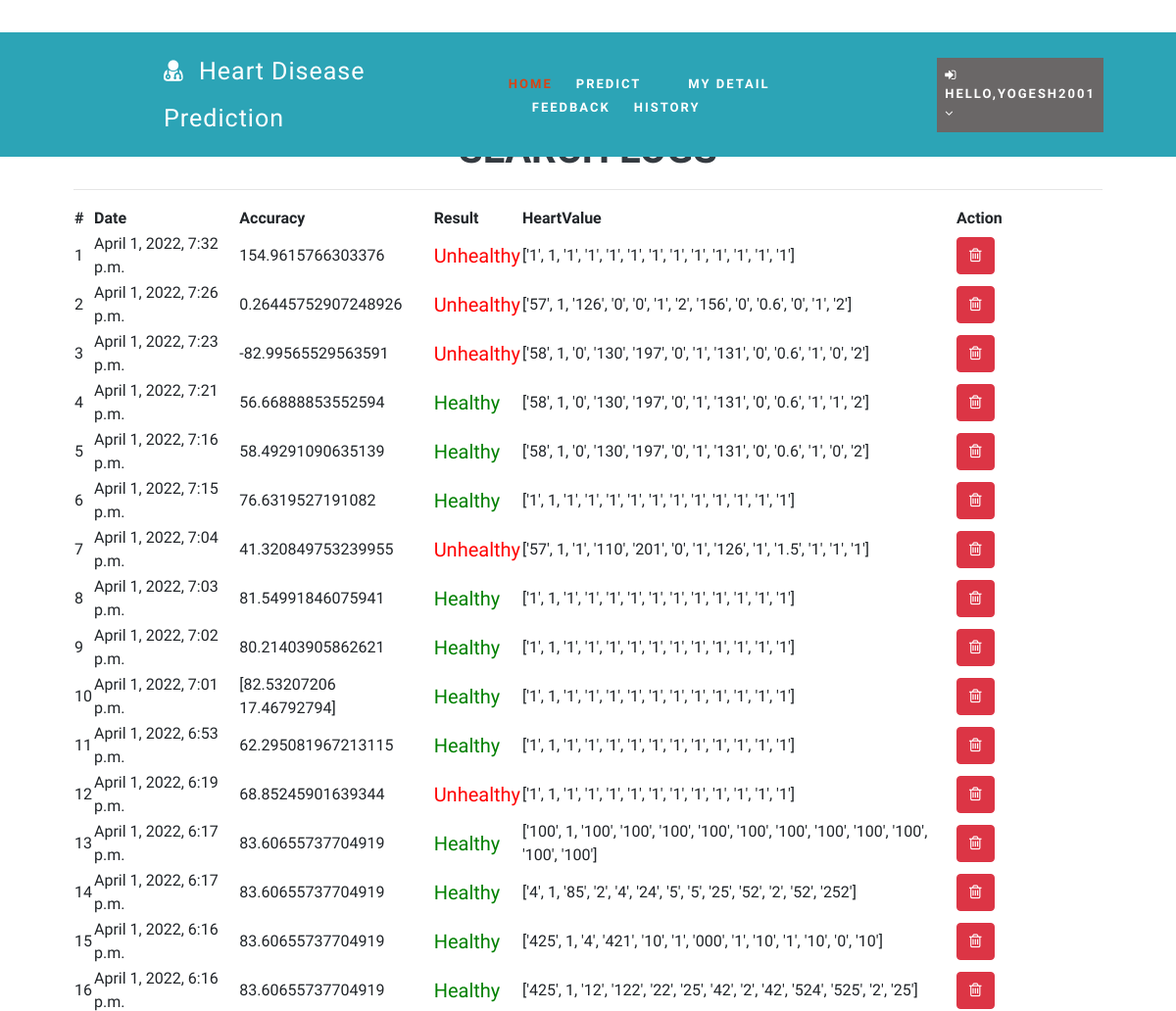
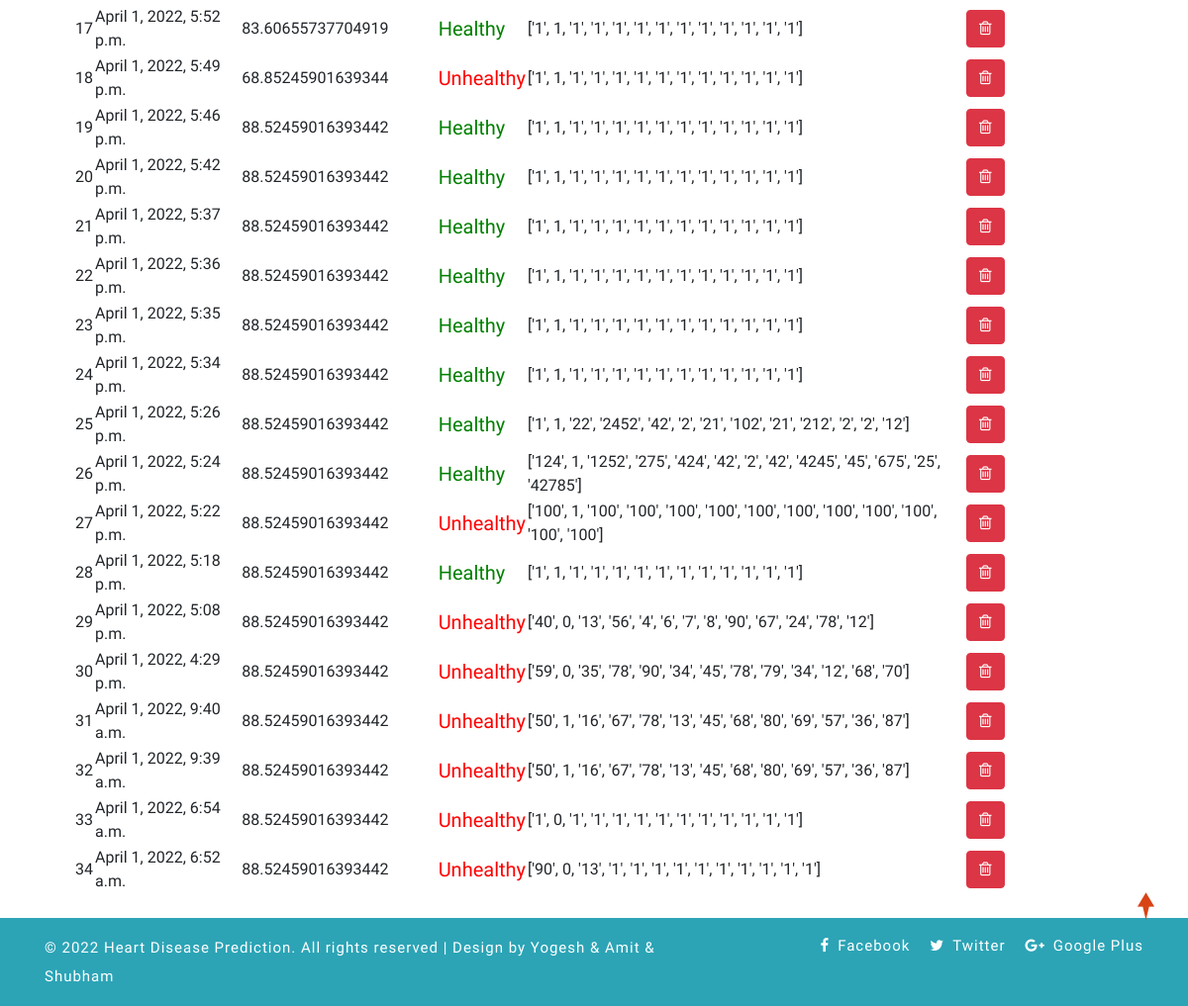
/view_search_pat (signed in), run on an earlier commit of the app's database (2 pictures, top to bottom).
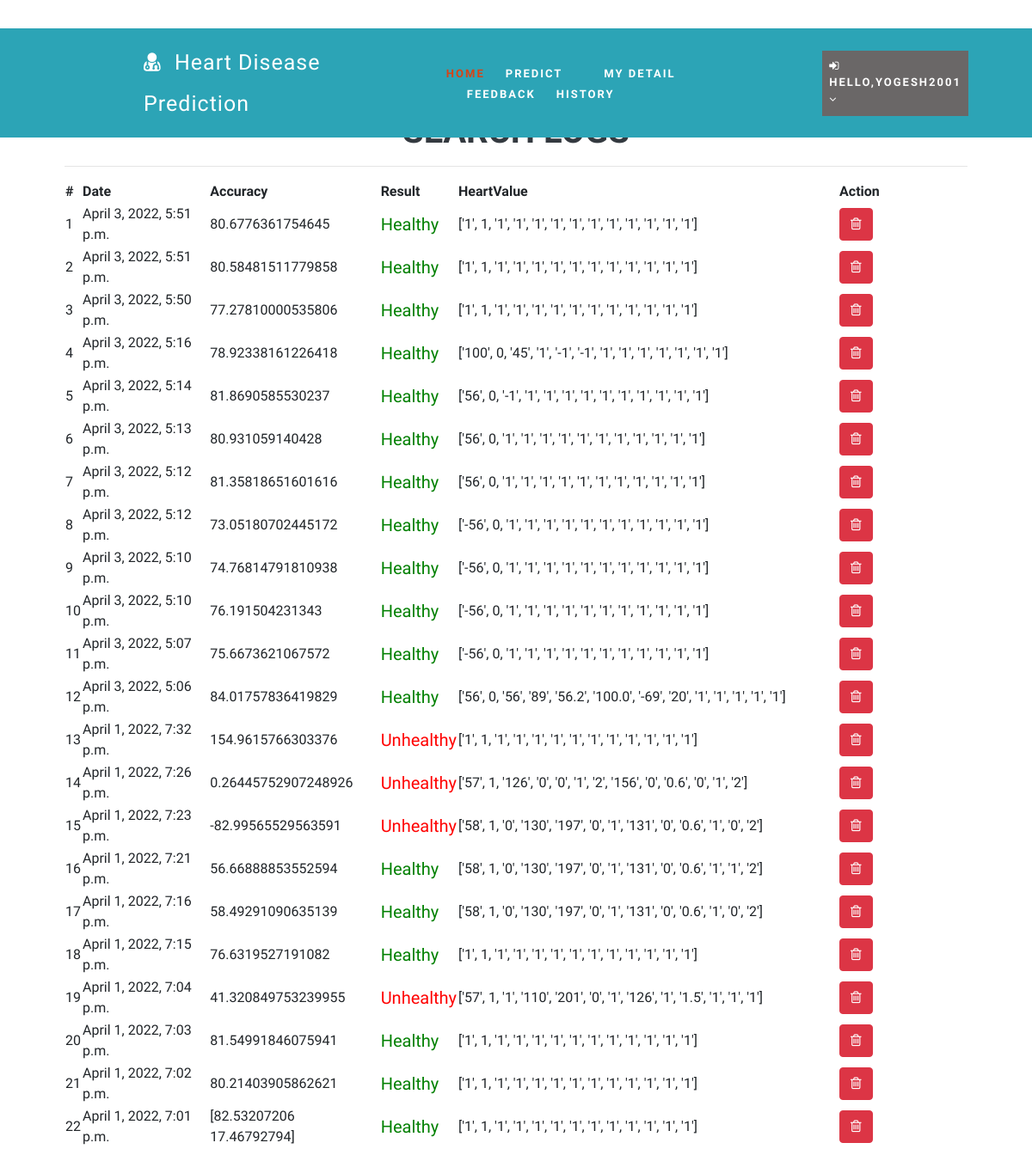
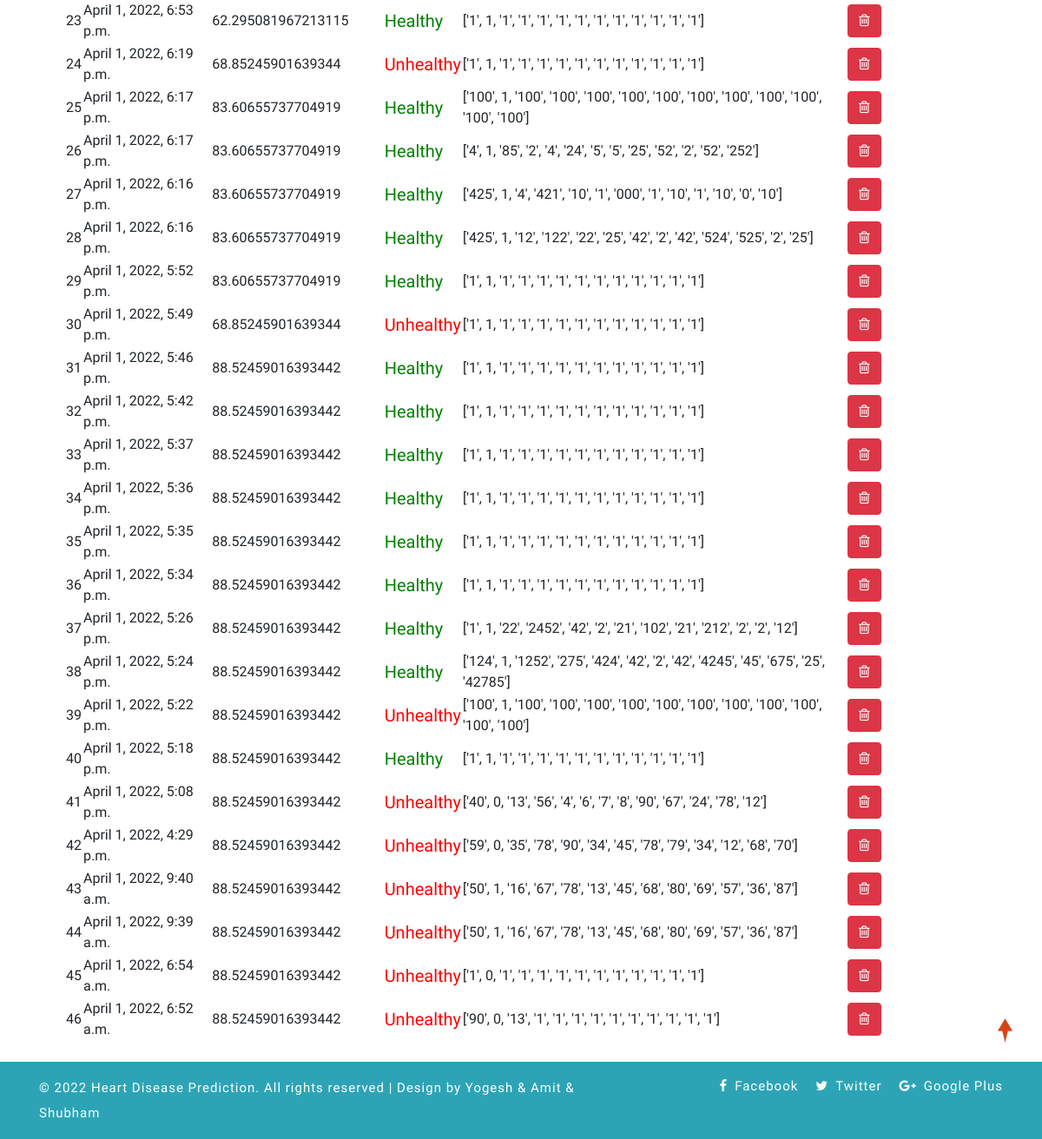
And on a later commit of the database (2 pictures, top to bottom).
### health/models.py (models this page shows)
class Search_Data(models.Model):
    patient = models.ForeignKey(Patient, on_delete=models.CASCADE, null=True)
    prediction_accuracy = models.CharField(max_length=100,null=True,blank=True)
    result = models.CharField(max_length=100,null=True,blank=True)
    values_list = models.CharField(max_length=100,null=True,blank=True)
    created = models.DateTimeField(auto_now=True,null=True)
    def __str__(self):
        return self.patient.user.username

### health/views.py (the view)
# urls.py: path('view_search_pat', view_search_pat,name="view_search_pat"),
@login_required(login_url="login")
def view_search_pat(request):
    doc = None
    try:
        doc = Doctor.objects.get(user=request.user)
        data = Search_Data.objects.filter(patient__address__icontains=doc.address).order_by('-id')
    except:
        try:
            doc = Patient.objects.get(user=request.user)
            data = Search_Data.objects.filter(patient=doc).order_by('-id')
            print(data)
        except:
            data = Search_Data.objects.all().order_by('-id')
    return render(request,'view_search_pat.html',{'data':data})

### health/templates/view_search_pat.html
{% extends 'index.html' %}
{% load static %}
{% block body %}
<div class="container-fluid" style="width:90%;margin-top:8%">
                    <div class="container-fluid">
                        <h1 align="center" class="w3ls-title text-uppercase text-dark font-weight-bold">Search Logs</h1>
                         </div><hr>
                                <table id="example" class="display" style="width:100%">
                                  <thead>
                                    <tr>
                                      <th>#</th>
                                      {% if request.user.patient_set.all.0 %}
                                      <th>Date</th>
                                      {% else %}
                                      <th>Patient Name</th>
                                      {% endif %}
                                      <th>Accuracy</th>
                                      <th>Result</th>
                                      <th>HeartValue</th>
                                      <th>Action</th>
                                  </tr>
                              </thead>
                              <tbody>
                              {% for i in data %}
                                <tr>
                                  <td>{{forloop.counter}}</td>
                                  {% if request.user.patient_set.all.0 %}
                                    <td>{{i.created}}</td>
                                  {% else %}
                                  <td>{{i.patient.user.first_name}} {{i.patient.user.last_name}}</td>
                                  {% endif %}
                                    <td>{{i.prediction_accuracy}}</td>
                                    <td>{% if i.result == "0" %}
                                      <h5 style="color:green">Healthy</h5>
                                      {% else %}
                                      <h5 style="color:red">Unhealthy</h5>
                                  {% endif %}
                                  </td>
                                  <td>{{i.values_list}}</td>
                                  <td style="width:150px">
                                      <a href="/delete_searched/{{i.id}}" ><button class="btn btn-danger" onclick="return confirm('Are you sure?')"><i class="fa fa-trash-o"></i></button></a></td>
                              </tr>
                              {% endfor %}
                          </tbody>
                      </table>
                  </div>
{% endblock %}

What changed in the data, as far as the page shows it:
added Search_Data: created "April 3, 2022, 5:51 p.m.", prediction_accuracy "80.6776361754645", result "Healthy", values_list "['1', 1, '1', '1', '1', '1', '1', '1', '1', '1', '1', '1', '1']"
added Search_Data: created "April 3, 2022, 5:51 p.m.", prediction_accuracy "80.58481511779858", result "Healthy", values_list "['1', 1, '1', '1', '1', '1', '1', '1', '1', '1', '1', '1', '1']"
added Search_Data: created "April 3, 2022, 5:50 p.m.", prediction_accuracy "77.27810000535806", result "Healthy", values_list "['1', 1, '1', '1', '1', '1', '1', '1', '1', '1', '1', '1', '1']"
added Search_Data: created "April 3, 2022, 5:16 p.m.", prediction_accuracy "78.92338161226418", result "Healthy", values_list "['100', 0, '45', '1', '-1', '-1', '1', '1', '1', '1', '1', '1', '1']"
added Search_Data: created "April 3, 2022, 5:14 p.m.", prediction_accuracy "81.8690585530237", result "Healthy", values_list "['56', 0, '-1', '1', '1', '1', '1', '1', '1', '1', '1', '1', '1']"
added Search_Data: created "April 3, 2022, 5:13 p.m.", prediction_accuracy "80.931059140428", result "Healthy", values_list "['56', 0, '1', '1', '1', '1', '1', '1', '1', '1', '1', '1', '1']"
added Search_Data: created "April 3, 2022, 5:12 p.m.", prediction_accuracy "81.35818651601616", result "Healthy", values_list "['56', 0, '1', '1', '1', '1', '1', '1', '1', '1', '1', '1', '1']"
added Search_Data: created "April 3, 2022, 5:12 p.m.", prediction_accuracy "73.05180702445172", result "Healthy", values_list "['-56', 0, '1', '1', '1', '1', '1', '1', '1', '1', '1', '1', '1']"
added Search_Data: created "April 3, 2022, 5:10 p.m.", prediction_accuracy "74.76814791810938", result "Healthy", values_list "['-56', 0, '1', '1', '1', '1', '1', '1', '1', '1', '1', '1', '1']"
added Search_Data: created "April 3, 2022, 5:10 p.m.", prediction_accuracy "76.191504231343", result "Healthy", values_list "['-56', 0, '1', '1', '1', '1', '1', '1', '1', '1', '1', '1', '1']"
added Search_Data: created "April 3, 2022, 5:07 p.m.", prediction_accuracy "75.6673621067572", result "Healthy", values_list "['-56', 0, '1', '1', '1', '1', '1', '1', '1', '1', '1', '1', '1']"
added Search_Data: created "April 3, 2022, 5:06 p.m.", prediction_accuracy "84.01757836419829", result "Healthy", values_list "['56', 0, '56', '89', '56.2', '100.0', '-69', '20', '1', '1', '1', '1', '1']"
